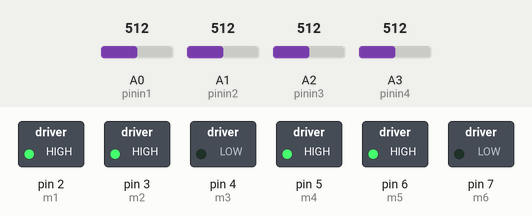
Recording of a sketch running on a simulated Arduino Uno, built with avr-gcc and run on an emulated ATmega328P. Shown: switched loads named in the sketch (green lamp = pin HIGH). The test bench sets the inputs (shaded band); at power-on: A1 (pinin2) = 512, A0 (pinin1) = 512, A3 (pinin4) = 512, A2 (pinin3) = 512.

Above: at 1.2 s.
1.3 s: A1 (pinin2) set to 158
2.8 s: A1 (pinin2) set to 138
At 3.9 s:
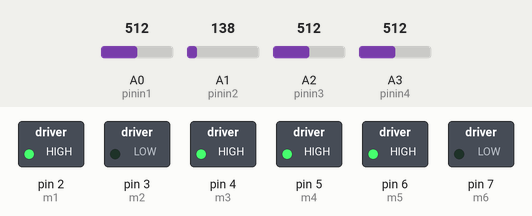
4.3 s: A0 (pinin1) set to 162
5.8 s: A0 (pinin1) set to 141
At 7.0 s:
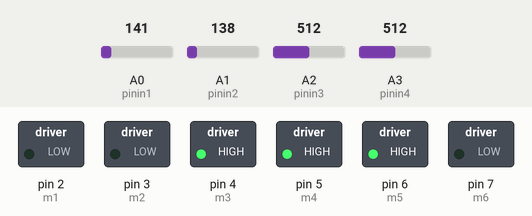
7.3 s: A3 (pinin4) set to 165
8.8 s: A3 (pinin4) set to 140
At 10.0 s:
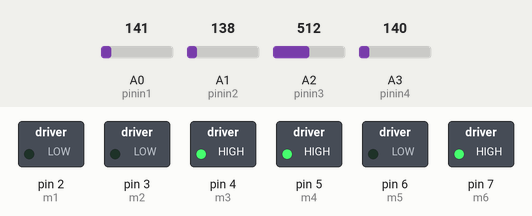
Timing chart, 0 to 11.3 s (numbered marks = the images above; inputs shaded):
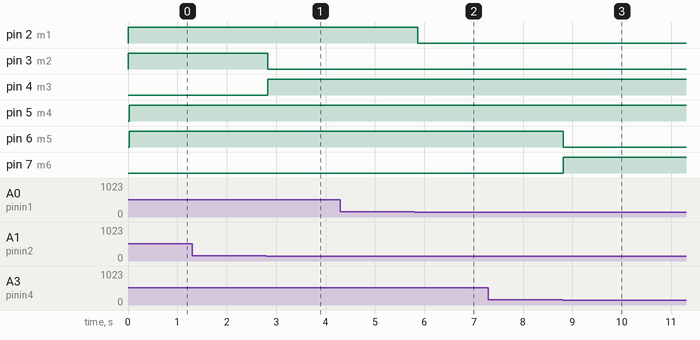

Measured:
- the behaviour switches between 151 and 150 on A1 (pinin2) (found by bisection; images 0 and 1)
- the behaviour switches between 151 and 150 on A0 (pinin1) (found by bisection; images 1 and 2)
- the behaviour switches between 151 and 150 on A3 (pinin4) (found by bisection; images 2 and 3)
- after the input at 1.3 s, every drawn part: stays the same
- after the input at 2.8 s, pin 3 (m2): HIGH → LOW at once; pin 4 (m3): LOW → HIGH at once
- after the input at 4.3 s, every drawn part: stays the same
- after the input at 5.8 s, pin 2 (m1): HIGH → LOW after 0.06 s
- after the input at 7.3 s, every drawn part: stays the same
- after the input at 8.8 s, pin 6 (m5): HIGH → LOW at once; pin 7 (m6): LOW → HIGH at once

The sketch:

basicSunTracker.ino
```cpp
//--------------------------Sun-Seeker---------------------------//
// 9/28/20165 - create basic sun tracking code for DC motor controller//
//---------------------------------------------------------------//

//assigning analog input pin to the sensors
int pinin1=A0, pinin2=A1, pinin3=A2, pinin4=A3;

//store analog values of LDR sensors
int sensorValue1=0, sensorValue2=0, sensorValue3=0, sensorValue4=0;

//digital out comparing sensor values
int stpin1, stpin2, stpin3, stpin4;

//these digital output for driving two motors
const int m1=2, m2=3, m3=4, m4=5, m5=6, m6=7;

//counter parameters
int interval_to_read_sensor_value=0,loop_count=0;


//robot's basic functions
void stop_right_there();
void move_forward_searching_light();
void rotate_in_dir_of_light();


void setup()
{
  //horizontal motor
  pinMode(m1,OUTPUT); //ENA
  pinMode(m2,OUTPUT); //IN1
  pinMode(m3,OUTPUT); //IN2
  //vertical motor
  pinMode(m4,OUTPUT); //ENB
  pinMode(m5,OUTPUT); //IN3
  pinMode(m6,OUTPUT); //IN4
}

void loop()
{
  //horizontral motor
  sensorValue1 = analogRead(pinin1);
  if(sensorValue1<=150)
    stpin1=HIGH;
  else
    stpin1=LOW;
  sensorValue2 = analogRead(pinin2);
  if(sensorValue2<=150)
    stpin2=HIGH;
  else
    stpin2=LOW;

  //vertical motor
  sensorValue3 = analogRead(pinin3);
  if(sensorValue3<=150)
    stpin3=HIGH;
  else
    stpin3=LOW;
  sensorValue4 = analogRead(pinin4);
  if(sensorValue4<=150)
    stpin4=HIGH;
  else
    stpin4=LOW;

  // horizontal motor
  // 1st condition both sensor detect light
  if (stpin1==HIGH && stpin2==HIGH)
  {
    stop_right_there_h();
  }
  //2nd condition both sensor doesnot detect light
  else if(stpin1==LOW && stpin2== LOW)
  {
    move_forward_searching_light_h();
  }
  //3rd condition one of the sensor detect light
  else
  {
    rotate_in_dir_of_light_h();
  }

  // vertical motor
  // 1st condition both sensor detect light
  if (stpin3==HIGH && stpin4==HIGH)
  {
    stop_right_there_v();
  }
  //2nd condition both sensor doesnot detect light
  else if(stpin3==LOW && stpin4== LOW)
  {
    move_forward_searching_light_v();
  }
  //3rd condition one of the sensor detect light
  else
  {
    rotate_in_dir_of_light_v();
  }

  // check interval readings
  if(interval_to_read_sensor_value==500)
  {
    digitalWrite(m2,LOW);
    digitalWrite(m3,LOW);
    digitalWrite(m5,LOW);
    digitalWrite(m6,LOW);
    delay(5000);
    interval_to_read_sensor_value=0;
    loop_count++;
    stop_right_there();
  }
  if(loop_count==4)
    exit(0);
}

void stop_right_there_h()
{
  digitalWrite(m1,LOW);
  // delay(50);
  return;
}

void stop_right_there_v()
{
  digitalWrite(m4,LOW);
  // delay(50);
  return;

}

void move_forward_searching_light_h()
{
  //double check which one controls motor
  digitalWrite(m1,HIGH);
  digitalWrite(m2,HIGH);
  digitalWrite(m3,LOW);
  delay(20);
  interval_to_read_sensor_value++;
  stop_right_there();
  return;
}
void move_forward_searching_light_v()
{
  //double check which one controls motor
  digitalWrite(m4,HIGH);
  digitalWrite(m5,HIGH);
  digitalWrite(m6,LOW);
  delay(20);
  interval_to_read_sensor_value++;
  stop_right_there();
  return;
}

void rotate_in_dir_of_light_h()
{
  if(stpin1==HIGH && stpin2==LOW)
  {
    digitalWrite(m1,HIGH);
    digitalWrite(m2,HIGH);
    digitalWrite(m3,LOW);
    delay(50);
    stop_right_there();
    return;
  }
  else
  {
    digitalWrite(m1,HIGH);
    digitalWrite(m2,LOW);
    digitalWrite(m3,HIGH);
    delay(50);
    stop_right_there();
    return;
  }
}

void rotate_in_dir_of_light_v()
{
  if(stpin3==HIGH && stpin4==LOW)
  {
    digitalWrite(m4,HIGH);
    digitalWrite(m5,HIGH);
    digitalWrite(m6,LOW);
    delay(50);
    stop_right_there();
    return;
  }
  else
  {
    digitalWrite(m4,HIGH);
    digitalWrite(m5,LOW);
    digitalWrite(m6,HIGH);
    delay(50);
    stop_right_there();
    return;
  }
}
```
